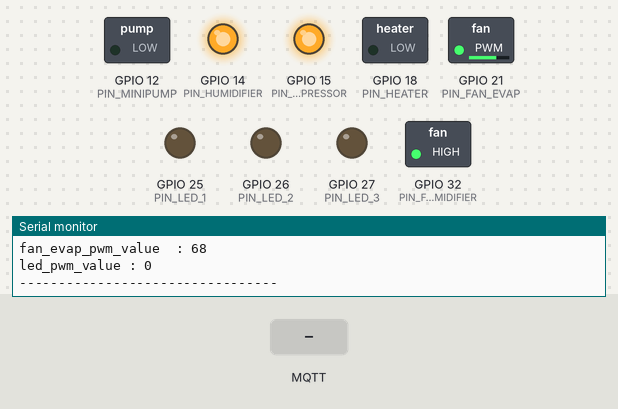
Simulated run of this sketch. Board: ESP32. Parts: switched loads named in the sketch (green lamp = pin HIGH), output pins drawn as LEDs (lit = HIGH), the last lines printed to the serial monitor. The inputs (shaded band) are chosen by the test bench. WiFi joins after 1.5 s; servers stay silent unless stated; no MQTT or app messages arrive unless stated.

Above: at 2.7 s.
2.8 s: MQTT message "1" arrives on the second subscribed topic
At 3.5 s:
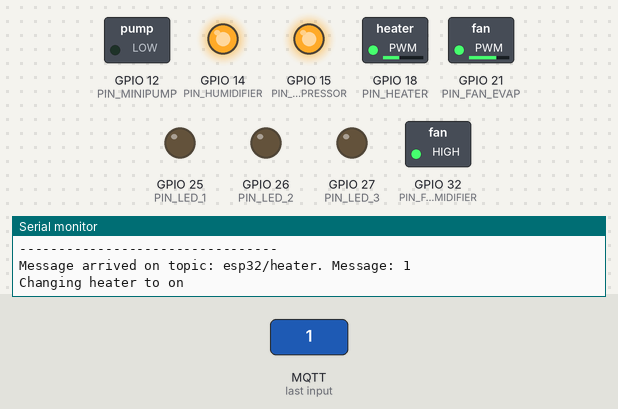
4.3 s: MQTT message "1" arrives on the third subscribed topic
At 5.2 s:
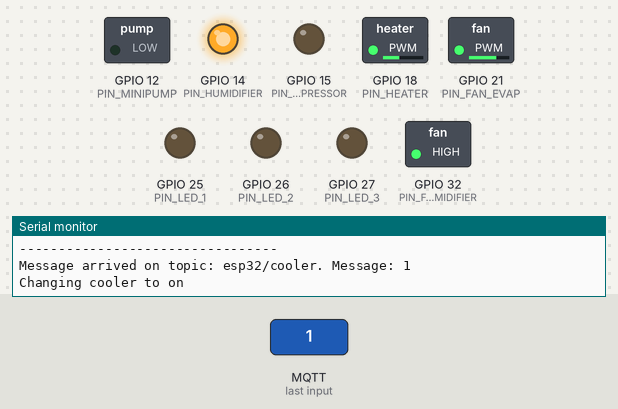
5.8 s: MQTT message "0" arrives on the second subscribed topic
At 6.8 s:
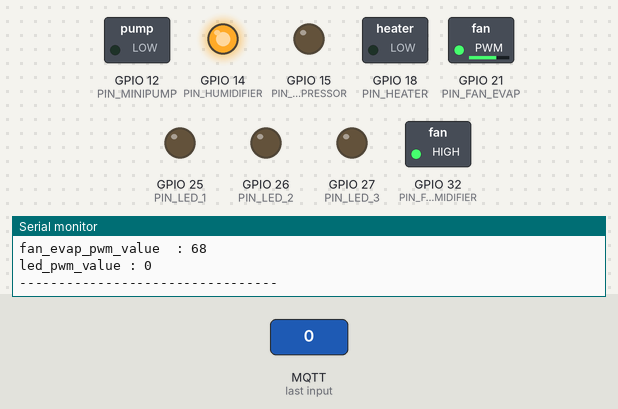
7.3 s: MQTT message "0" arrives on the third subscribed topic
At 8.0 s:
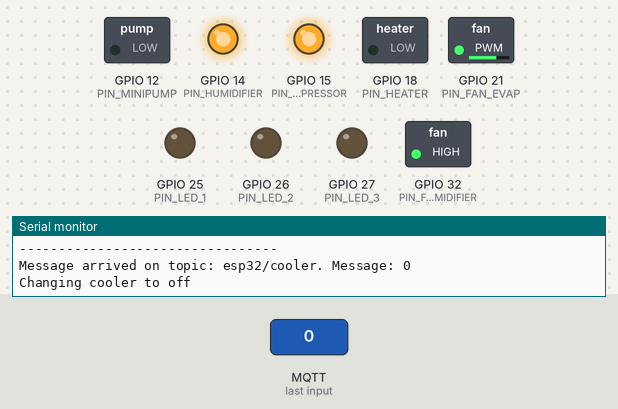
Timing chart, 0 to 9.8 s (numbered marks = the images above; inputs shaded):
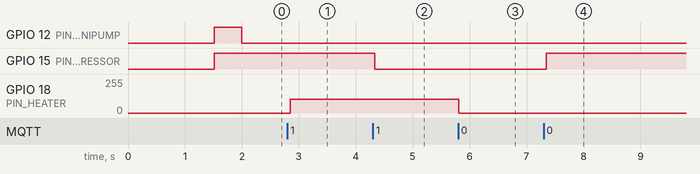

The sketch:

ESP-A-2.ino
```cpp
//Dependencies
#include <WiFi.h>
#include <PubSubClient.h>
#include <Wire.h>

WiFiClient espClient;
PubSubClient client(espClient);

// Replace the next variables with your SSID/Password combination
const char* ssid = "SGC1000L";
const char* password = "chamber1000";

// Add your MQTT Broker IP address
const char* mqtt_server = "34.101.153.146";

//Time to publish data using MQTT
unsigned long previousTimeSenddatamqtt =millis();
long timeIntervalSenddatamqtt = 500;

//Variables
bool mode_status ; //mode for actuator, AUTO = 1, MANUAL = 0

//variables
bool heater_status = 0;
bool compressor_status = 0;
bool humidifier_status = 0;
bool minipump_status = 0;
int fan_evap_pwm_value = 68;
unsigned int led_pwm_value = 0;

bool heater_status_temp; //temporary variables
bool compressor_status_temp;
bool humidifier_status_temp ;
bool minipump_status_temp;
int fan_evap_pwm_value_temp;
unsigned int led_pwm_value_temp;

float temp_sensor = 0;
float humidity_sensor = 0;
float led_sensor = 0;
float temp_sensor_ambient = 0;
int waterlevel_sensor = 0;

float temp_setpoint = 0;
float humidity_setpoint = 0;
float led_setpoint= 0;

//Hysterisis value to avoid sudden change
float temp_hysterisis = 1.5;
float humidity_hyterisis = 5;
float led_hysterisis = 10;

//------------------------------------------------------------------------------------------------------------

//Temperature and Humidity Control
#include <RBDdimmer.h>
#define PIN_HEATER 18
#define PIN_COMPRESSOR 15
#define PIN_FAN_EVAP 21
#define ZC 19 //Zero-cross pin for dimmer
#define PIN_HUMIDIFIER 14
#define PIN_FAN_HUMIDIFIER 32
dimmerLamp dimmer_Heater(PIN_HEATER, ZC);
dimmerLamp dimmer_Fan_Evap(PIN_FAN_EVAP,ZC);

//Time to control temperature and humidity
unsigned long previousTimeTempHumidControl = millis();
long timeIntervalTempHumidControl = 50;

void tempandhumid(){  //Function to control temperature and humidity

    fan_evap_pwm_value = 68;
    dimmer_Fan_Evap.setPower(fan_evap_pwm_value); //set the power of evaporator fan
    dimmer_Heater.setPower(40); //set the power of the heater

    if(mode_status){  //if mode --> automatic
        if(temp_setpoint < temp_sensor_ambient){  //if temp setpoint below ambient temp
            if(temp_sensor > temp_setpoint + temp_hysterisis){
            dimmer_Heater.setState(OFF);  //set the heater off
            digitalWrite(PIN_COMPRESSOR,LOW); //active low
            heater_status = 0;
            compressor_status = 1;
          }else if(temp_sensor < temp_setpoint - temp_hysterisis){
            dimmer_Heater.setState(OFF);
            digitalWrite(PIN_COMPRESSOR,HIGH); //active low
            heater_status = 0;
            compressor_status = 0;
          }else{  //when temperature reached, humidity control turn on
            if(humidity_sensor > humidity_setpoint + humidity_hyterisis){
              digitalWrite(PIN_HUMIDIFIER,HIGH); //active low
              digitalWrite(PIN_FAN_HUMIDIFIER,HIGH);
              humidifier_status = 0;
            } else if(humidity_sensor < humidity_setpoint - humidity_hyterisis){
              digitalWrite(PIN_HUMIDIFIER,LOW); //active low
              digitalWrite(PIN_FAN_HUMIDIFIER,LOW);
              humidifier_status = 1;
            }else {

            }
          }
        } else{ //if temp setpoint above ambient temp
            if(temp_sensor > temp_setpoint + temp_hysterisis){
            dimmer_Heater.setState(OFF);
            digitalWrite(PIN_COMPRESSOR,HIGH); //active low
            heater_status = 0;
            compressor_status = 0;
          }else if(temp_sensor < temp_setpoint - temp_hysterisis){
            dimmer_Heater.setState(ON);
            digitalWrite(PIN_COMPRESSOR,HIGH); //active low
            heater_status = 1;
            compressor_status = 0;
          }else{  //when temperature reached, humidity control turn on
            if(humidity_sensor > humidity_setpoint + humidity_hyterisis){
              digitalWrite(PIN_HUMIDIFIER,HIGH); //active low
              digitalWrite(PIN_FAN_HUMIDIFIER,HIGH);
              humidifier_status = 0;
            } else if(humidity_sensor < humidity_setpoint - humidity_hyterisis){
              digitalWrite(PIN_HUMIDIFIER,LOW); //active low
              digitalWrite(PIN_FAN_HUMIDIFIER,LOW);
              humidifier_status = 1;
            }else {

            }
          }
        }

  }else { //if mode --> manual

    if(heater_status){
      dimmer_Heater.setState(ON);
    }else{
      dimmer_Heater.setState(OFF);
    }

    if(compressor_status){
      digitalWrite(PIN_COMPRESSOR,LOW); //active low
    }else {
      digitalWrite(PIN_COMPRESSOR,HIGH); //active low
    }

    if(humidifier_status){
      digitalWrite(PIN_HUMIDIFIER,LOW); //active low
      digitalWrite(PIN_FAN_HUMIDIFIER,LOW); //active low
    }else {
      digitalWrite(PIN_HUMIDIFIER,HIGH);//active low
      digitalWrite(PIN_FAN_HUMIDIFIER,HIGH);//active low
    }
  }

}

//------------------------------------------------------------------------------------------------------------

//LED Control
#define PIN_LED_1 25
#define PIN_LED_2 26
#define PIN_LED_3 27

#define LED_PWM_RESOLUTION 8
#define PWM_FREQ 5000
#define LED_CHANNEL 0

//Time to control led
unsigned long previousTimeLedControl = millis();
long timeIntervalLedControl = 150;

//LED Control
void ledcontrol(){
  if(mode_status){
    unsigned int ibuffer=led_pwm_value;
    ledcWrite(LED_CHANNEL,map(ibuffer,0,100,0,255)); //project 0-100 range into 0-255 pwm value range
    if(led_sensor < led_setpoint - led_hysterisis){
      ibuffer += 1;
      ibuffer = constrain(ibuffer,0,100); //limit lowest and highest led value
    }else if(led_sensor > led_setpoint + led_hysterisis){
      ibuffer -= 1;
      ibuffer = constrain(ibuffer,0,100);
    }else{

    }
    led_pwm_value = ibuffer;

  }

  else{
    ledcWrite(LED_CHANNEL,map(led_pwm_value,0,100,0,255)); //output pwm value
    }
  }

//------------------------------------------------------------------------------------------------------------

//Minipump control
  #define PIN_MINIPUMP 12

  //Time to control minipump
  unsigned long previousTimeMinipumpControl = millis();
  long timeIntervalMinipumpControl = 2000;

  //Minipump Control
void minipumpcontrol(){
    if (waterlevel_sensor){
      digitalWrite(PIN_MINIPUMP,HIGH); //active low
    }
    else {
      digitalWrite(PIN_MINIPUMP,LOW); // active low
    }
}

//------------------------------------------------------------------------------------------------------------

//Display variables in serial monitor
void displayserial(){
  Serial.print("Mode (Auto=1, Manual=0) : ");
  Serial.println(mode_status);
  Serial.println();

  Serial.print("heater_status : ");
  Serial.println(heater_status);
  Serial.print("compressor_status : ");
  Serial.println(compressor_status);
  Serial.print("humidifier_status : ");
  Serial.println(humidifier_status);
  Serial.print("minipump_status : ");
  Serial.println(minipump_status);
  Serial.println();

  Serial.print("temp_sensor : ");
  Serial.println(temp_sensor);
  Serial.print("humidity_sensor : ");
  Serial.println(humidity_sensor);
  Serial.print("led_sensor  : ");
  Serial.println(led_sensor);
  Serial.print("waterlevel_sensor : ");
  Serial.println(waterlevel_sensor);
  Serial.print("temp_sensor_ambient : ");
  Serial.println(temp_sensor_ambient);
  Serial.println();

  Serial.print("temp_setpoint : ");
  Serial.println(temp_setpoint);
  Serial.print("humidity_setpoint : ");
  Serial.println(humidity_setpoint);
  Serial.print("led_setpoint  : ");
  Serial.println(led_setpoint);
  Serial.println();

  Serial.print("fan_evap_pwm_value  : ");
  Serial.println(fan_evap_pwm_value);
  Serial.print("led_pwm_value : ");
  Serial.println(led_pwm_value);
  Serial.println();

  Serial.println("---------------------------------");
  Serial.println();
}

//Time to display variables in serial monitor
unsigned long previousTimeDisplaySerial = millis();
long timeIntervalDisplaySerial = 2000;

//------------------------------------------------------------------------------------------------------------

void setup() {
  Serial.begin(250000);
  setup_wifi(); //set up connection to wifi
  client.setServer(mqtt_server, 1883);  //set up mqtt client
  client.setCallback(callback);

  //Temperature and Humidity Control
  pinMode(PIN_HUMIDIFIER, OUTPUT);
  digitalWrite(PIN_HUMIDIFIER,HIGH); //active low
  pinMode(PIN_FAN_HUMIDIFIER, OUTPUT);
  digitalWrite(PIN_FAN_HUMIDIFIER,HIGH); //active low
  pinMode(PIN_COMPRESSOR, OUTPUT);
  digitalWrite(PIN_COMPRESSOR,HIGH); //active low
  dimmer_Heater.begin(NORMAL_MODE, OFF);
  dimmer_Heater.setPower(40);
  dimmer_Fan_Evap.begin(NORMAL_MODE, ON);
  dimmer_Fan_Evap.setPower(fan_evap_pwm_value);

  //LED Control
  // configure LED PWM functionalitites
  ledcSetup(LED_CHANNEL, PWM_FREQ, LED_PWM_RESOLUTION);

  //attach the channel to the GPIO to be controlled
  ledcAttachPin(PIN_LED_1, LED_CHANNEL);
  ledcAttachPin(PIN_LED_2, LED_CHANNEL);
  ledcAttachPin(PIN_LED_3, LED_CHANNEL);

  //Minipump Control
  pinMode(PIN_MINIPUMP, OUTPUT);
  digitalWrite(PIN_MINIPUMP,HIGH);// turn off minipump

}

//------------------------------------------------------------------------------------------------------------

void loop() {
  if (WiFi.status() == WL_CONNECTED){ //check if mqtt client conected to server
    if(!client.connected()){
      reconnect();
    }
   }else if (WiFi.status() != WL_CONNECTED){ //check if connection is lost
    setup_wifi();
    reconnect();
  }
  client.loop();

  //Main process using millis
  unsigned long currentTime = millis();
  if(currentTime - previousTimeTempHumidControl > timeIntervalTempHumidControl){
    previousTimeTempHumidControl = currentTime;
    tempandhumid();
  }

  if(currentTime - previousTimeLedControl > timeIntervalLedControl){
    previousTimeLedControl = currentTime;
    ledcontrol();
  }

  if(currentTime - previousTimeMinipumpControl > timeIntervalMinipumpControl){
    previousTimeMinipumpControl = currentTime;
    minipumpcontrol();
  }

  if(currentTime - previousTimeSenddatamqtt > timeIntervalSenddatamqtt){
    previousTimeSenddatamqtt = currentTime;
    Senddatamqtt();
  }

    if(currentTime - previousTimeDisplaySerial > timeIntervalDisplaySerial){
    previousTimeDisplaySerial = currentTime;
    displayserial();
  }
}

//------------------------------------------------------------------------------------------------------------

void setup_wifi() {
  delay(10);
  // We start by connecting to a WiFi network
  Serial.println();
  Serial.print("Connecting to ");
  Serial.println(ssid);

  WiFi.mode(WIFI_STA);
  WiFi.begin(ssid, password);

  while (WiFi.status() != WL_CONNECTED) {
    delay(500);
    Serial.print(".");
  }

  Serial.println("");
  Serial.println("WiFi connected");
  Serial.println("IP address: ");
  Serial.println(WiFi.localIP());
}

void callback(char* topic, byte* message, unsigned int length) {  //callback function after mqtt message arrived
 Serial.print("Message arrived on topic: ");
  Serial.print(topic);
  Serial.print(". Message: ");
  String messageTemp;

  for (int i = 0; i < length; i++) {
    Serial.print((char)message[i]);
    messageTemp += (char)message[i];
  }
  Serial.println();

  if (String(topic) == "esp32/heater") {
    Serial.print("Changing heater to ");
    if(messageTemp == "1"){
      Serial.println("on");
        heater_status  = 1;
    }
    else if(messageTemp == "0"){
      Serial.println("off");
        heater_status = 0;
    }
  }

  if(String(topic) == "esp32/cooler"){
    Serial.print("Changing cooler to ");
    if(messageTemp == "1"){
      Serial.println("on");
      compressor_status = 1;
    }
    else if(messageTemp == "0"){
      Serial.println("off");
      compressor_status = 0;
    }
  }

  if(String(topic) == "esp32/humidifier"){
    Serial.print("Changing humidifier to ");
    if(messageTemp == "1"){
      Serial.println("on");
      humidifier_status = 1;
    }
    else if(messageTemp == "0"){
      Serial.println("off");
      humidifier_status = 0;
    }
  }

  if(String(topic) == "esp32/led"){
    Serial.print("Changing led to ");
    led_pwm_value = messageTemp.toInt();
    Serial.println(led_pwm_value);
  }

  if(String(topic) == "esp32/fan"){
    Serial.print("Changing fan to ");
    fan_evap_pwm_value = messageTemp.toInt();
    Serial.println(fan_evap_pwm_value);
  }

  if(String(topic) == "esp32/pump"){
    Serial.print("Changing pump to ");
    if(messageTemp == "1"){
      Serial.println("on");
      minipump_status = 1;
    }
    else if(messageTemp == "0"){
      Serial.println("off");
      minipump_status = 0;
    }
  }

  if(String(topic) == "esp32/mode"){
    Serial.print("Changing mode to ");
    if(messageTemp == "1"){
      Serial.println("automatic");
       mode_status = 1;
    }
    else if(messageTemp == "0"){
      Serial.println("manual");
       mode_status= 0;
    }
  }

   if(String(topic) == "esp32/setpoint_temperature"){
    Serial.print("Changing setpoint temperature to ");
    temp_setpoint  = messageTemp.toFloat();
  }

   if(String(topic) == "esp32/setpoint_humidity"){
    Serial.print("Changing setpoint humidity to ");
     humidity_setpoint =  messageTemp.toFloat();
  }

  if(String(topic) == "esp32/setpoint_led"){
    Serial.print("Changing setpoint led to ");
    led_setpoint =messageTemp.toFloat();
  }

    if(String(topic) == "esp32/tempsens"){
//    Serial.print("Temperature : ");
    temp_sensor =messageTemp.toFloat();
  }

   if(String(topic) == "esp32/humsens"){
//    Serial.print("Humidity : ");
    humidity_sensor =messageTemp.toFloat();
  }

      if(String(topic) == "esp32/ledsens"){
//    Serial.print("Light : ");
    led_sensor =messageTemp.toFloat();
  }

      if(String(topic) == "esp32/watersens"){
//    Serial.print("waterlevel : ");
    waterlevel_sensor =messageTemp.toInt();
  }

  if(String(topic) == "esp32/tempambientsens"){
//    Serial.print("Ambient Temperature : ");
    temp_sensor_ambient =messageTemp.toFloat();
  }
}

void reconnect() {  //reconnect to mqtt server
  // Loop until we're reconnected
  while (!client.connected( )) {
    Serial.print("Attempting MQTT connection...");
    // Attempt to connect
    WiFi.mode(WIFI_STA);
    if (client.connect("ESPsgcA")) {

      Serial.println("connected");
      // Subscribe
      client.subscribe("esp32/mode",1);

      client.subscribe("esp32/heater",1);
      client.subscribe("esp32/cooler",1);
      client.subscribe("esp32/humidifier",1);
      client.subscribe("esp32/led",1);
      client.subscribe("esp32/fan",1);
      client.subscribe("esp32/pump",1);

      client.subscribe("esp32/setpoint_humidity",1);
      client.subscribe("esp32/setpoint_temperature",1);
      client.subscribe("esp32/setpoint_led",1);

      client.subscribe("esp32/ledsens",1);
      client.subscribe("esp32/tempsens",1);
      client.subscribe("esp32/humsens",1);
      client.subscribe("esp32/watersens",1);
      client.subscribe("esp32/tempambientsens",1);
    } else {
      Serial.print("failed, rc=");
      Serial.print(client.state());
      Serial.println(" try again in 5 seconds");
      // Wait 5 seconds before retrying
      delay(5000);
    }
  }
}

//Publish MQTT data
void Senddatamqtt(){
    //publish only when there are changes to actuator state
    if (heater_status_temp != heater_status ) {
      char heaterString[2];
      itoa(heater_status,heaterString,10);
      client.publish("esp32/heater", heaterString, true);
    }

    if (compressor_status_temp != compressor_status ) {
      char compressorString[2];
      itoa(compressor_status,compressorString,10);
      client.publish("esp32/cooler", compressorString, true);
    }

    if (humidifier_status_temp != humidifier_status ) {
      char humidifierString[2];
      itoa(humidifier_status,humidifierString,10);
      client.publish("esp32/humidifier", humidifierString, true);
    }

    if (fan_evap_pwm_value != fan_evap_pwm_value_temp ) {
      char fan_evap_pwm_valueString[2];
      dtostrf(fan_evap_pwm_value, 1, 0, fan_evap_pwm_valueString);
      client.publish("esp32/fan", fan_evap_pwm_valueString, true);
    }

    if (led_pwm_value != led_pwm_value_temp ) {
      char ledString[8];
      dtostrf(led_pwm_value, 1, 0, ledString);
      client.publish("esp32/led", ledString, true);
    }

    if (minipump_status_temp != minipump_status) {
      char minipumpString[2];
      itoa(minipump_status,minipumpString,10);
      client.publish("esp32/pump", minipumpString, true);
    }

  heater_status_temp = heater_status;
  compressor_status_temp = compressor_status;
  humidifier_status_temp  = humidifier_status;
  fan_evap_pwm_value_temp = fan_evap_pwm_value;
  led_pwm_value_temp = led_pwm_value;
  minipump_status_temp = minipump_status;
 }
```

Measured:
- after the input at 2.8 s, GPIO 18 (PIN_HEATER): 0/255 → 102/255 after 0.05 s
- after the input at 4.3 s, GPIO 15 (PIN_COMPRESSOR): HIGH → LOW at once
- after the input at 5.8 s, GPIO 18 (PIN_HEATER): 102/255 → 0/255 at once
- after the input at 7.3 s, GPIO 15 (PIN_COMPRESSOR): LOW → HIGH after 0.05 s
